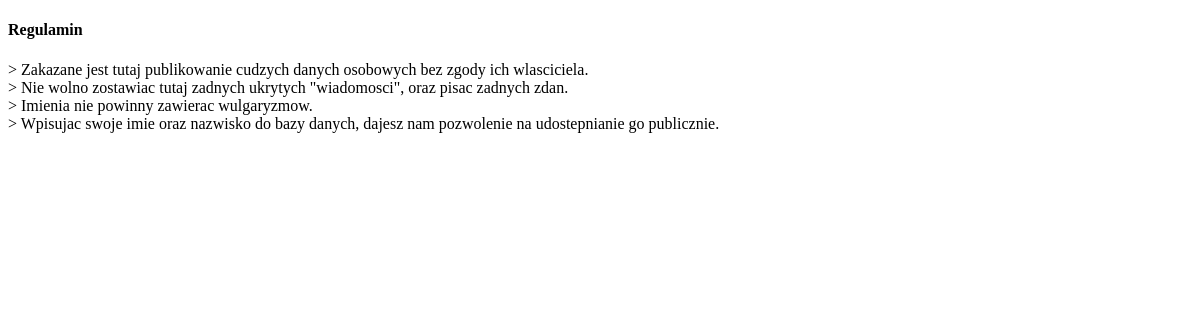
The app's page /regulamin.php, older data.
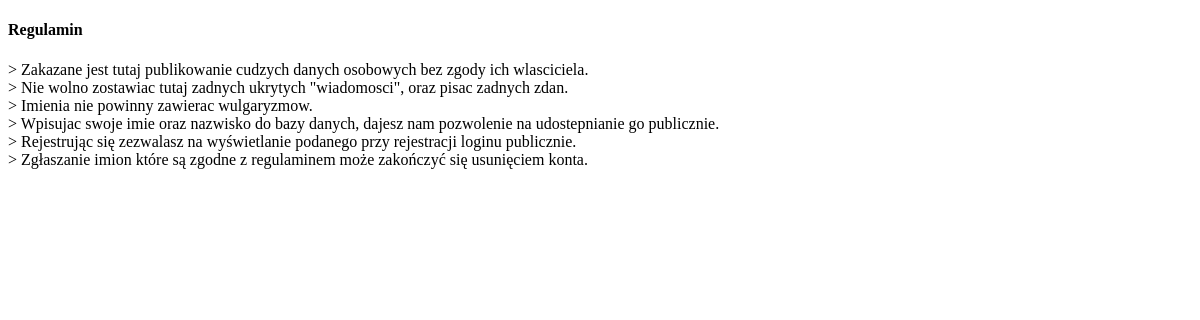
The same page, newer data.
### tables this page shows
CREATE TABLE `regulamin` (
  `id` int(11) NOT NULL,
  `content` text NOT NULL
);

### src/regulamin.php (the view, shortened to what this page needs)
<?php
	require_once "connect.php";
	try {
		$db_connection = new mysqli($db_host, $db_user, $db_password, $db_name);
		mysqli_set_charset($db_connection, "utf8");
		if($db_connection -> connect_errno != 0) {
			throw new Exception(mysqli_connect_errno());
		} else {
			$query_result = mysqli_query($db_connection, "SELECT * FROM `regulamin` ORDER BY `id` ASC");
		}
	} catch(Exception $e) {
		$_POST['error'] = $e;
		header('Location: index.php');
		exit();
	}
?>
<!DOCTYPE html>
<html lang="pl">
	<head>
	</head>
	<body>
		<h4>
			Regulamin
		</h4>
		<div id="regulamin">
<?php
	while($row = mysqli_fetch_assoc($query_result)) {
		echo "> ".$row['content']."<br />";
	}
?>
		</div>
	</body>
</html>

Row changes from the older to the newer data that the page shows:
added regulamin: content "Rejestrując się zezwalasz na wyświetlanie podanego przy rejestracji loginu publicznie."
added regulamin: content "Zgłaszanie imion które są zgodne z regulaminem może zakończyć się usunięciem konta."
